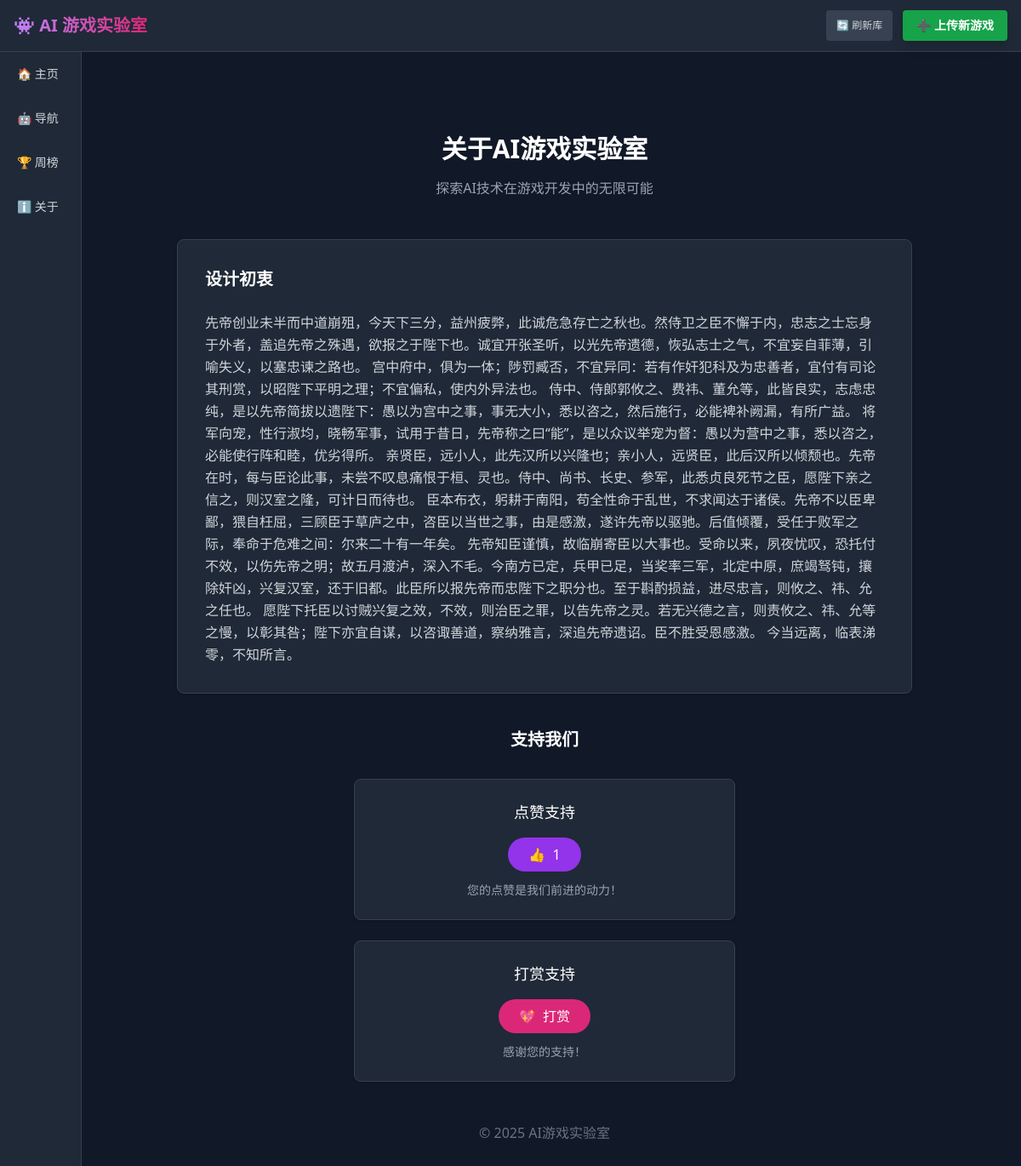
/about, run on the app's committed database.
### database.py (models this page shows)
class AboutConfig(Base):
    __tablename__ = "about_config"
    id = Column(Integer, primary_key=True, index=True)
    purpose = Column(Text, default="")  # 设计初衷
    reward_enabled = Column(Integer, default=1)  # 打赏开关：0=关闭, 1=开启
    reward_image_url = Column(String, default="")  # 打赏图片URL
    reward_description = Column(String, default="感谢您的支持！")  # 打赏描述
    created_at = Column(DateTime, default=datetime.utcnow)
    updated_at = Column(DateTime, default=datetime.utcnow, onupdate=datetime.utcnow)

### routers/about.py (the view)
@router.get("/about", response_class=HTMLResponse)
async def about_page(request: Request, db: Session = Depends(get_db)):
    about_config = db.query(AboutConfig).first()
    if not about_config:
        about_config = AboutConfig(
            purpose="这是一个AI游戏实验室，旨在探索AI技术在游戏开发中的应用。",
            reward_enabled=1,
            reward_image_url="",
            reward_description="感谢您的支持！"
        )
        db.add(about_config)
        db.commit()
        db.refresh(about_config)
    like_count = db.query(Like).count()
    return templates.TemplateResponse(
        "about.html",
        {
            "request": request,
            "about_config": about_config,
            "like_count": like_count
        }
    )

### templates/about.html (shortened to what this page needs)
{% extends "base.html" %}
{% block content %}
    <div class="max-w-4xl mx-auto px-4 py-16">
        <div class="text-center mb-12">
            <h1 class="text-3xl font-bold mb-4 text-white">关于AI游戏实验室</h1>
            <p class="text-gray-400">探索AI技术在游戏开发中的无限可能</p>
        </div>
        <div class="space-y-10">
            <div class="bg-gray-800 rounded-lg p-8 border border-gray-700 shadow">
                <h2 class="text-xl font-semibold mb-6 text-white">设计初衷</h2>
                <div class="text-gray-300 leading-relaxed space-y-4">
                    {{ about_config.purpose }}
                </div>
            </div>
            <div>
                <h2 class="text-xl font-semibold mb-8 text-center text-white">支持我们</h2>
                <div class="bg-gray-800 rounded-lg p-6 border border-gray-700 shadow max-w-md mx-auto">
                    <div class="text-center">
                        <h3 class="text-lg font-medium mb-4 text-white">点赞支持</h3>
                        <button id="like-button" class="bg-purple-600 hover:bg-purple-700 text-white font-medium py-2 px-6 rounded-full transition-colors duration-200 flex items-center gap-2 justify-center mx-auto mb-3">
                            <span>👍</span>
                            <span id="like-count">{{ like_count }}</span>
                        </button>
                        <p class="text-gray-400 text-sm">您的点赞是我们前进的动力！</p>
                    </div>
                </div>
                {% if about_config.reward_enabled %}
                <div class="bg-gray-800 rounded-lg p-6 border border-gray-700 shadow max-w-md mx-auto mt-6">
                    <div class="text-center">
                        <h3 class="text-lg font-medium mb-4 text-white">打赏支持</h3>
                        <button id="reward-button" class="bg-pink-600 hover:bg-pink-700 text-white font-medium py-2 px-6 rounded-full transition-colors duration-200 flex items-center gap-2 justify-center mx-auto mb-3">
                            <span>💖</span>
                            <span>打赏</span>
                        </button>
                        <p class="text-gray-400 text-sm">{{ about_config.reward_description }}</p>
                    </div>
                </div>
                {% endif %}
            </div>
        </div>
        <div class="text-center mt-12 text-gray-500">
            <p>© 2025 AI游戏实验室</p>
        </div>
    </div>
{% endblock %}

### data on the page
AboutConfig: purpose "先帝创业未半而中道崩殂，今天下三分，益州疲弊，此诚危急存亡之秋也。然侍卫之臣不懈于内，忠志之士忘身于外者，盖追先帝之殊遇，欲报之于陛下也。诚宜开张圣听，以光先帝遗德，恢弘志士之气，不宜妄自菲薄，引喻失义，以塞忠谏之路也。 宫中府中，俱为一体；陟罚臧否，不宜异同：若有作奸犯科及为忠善者，宜付有司论其刑赏，以昭陛下平明之理；不宜偏私，使内外异法也。 侍中、侍郎郭攸之、费祎、董允等，此皆良实，志虑忠纯，是以先帝简拔以遗陛下：愚以为宫中之事，事无大小，悉以咨之，然后施行，必能裨补阙漏，有所广益。 将军向宠，性行淑均，晓畅军事，试用于昔日，先帝称之曰“能”，是以众议举宠为督：愚以为营中之事，悉以咨之，必能使行阵和睦，优劣得所。 亲贤臣，远小人，此先汉所以兴隆也；亲小人，远贤臣，此后汉所以倾颓也。先帝在时，每与臣论此事，未尝不叹息痛恨于桓、灵也。侍中、尚书、长史、参军，此悉贞良死节之臣，愿陛下亲之信之，则汉室之隆，可计日而待也。 臣本布衣，躬耕于南阳，苟全性命于乱世，不求闻达于诸侯。先帝不以臣卑鄙，猥自枉屈，三顾臣于草庐之中，咨臣以当世之事，由是感激，遂许先帝以驱驰。后值倾覆，受任于败军之际，奉命于危难之间：尔来二十有一年矣。 先帝知臣谨慎，故临崩寄臣以大事也。受命以来，夙夜忧叹，恐托付不效，以伤先帝之明；故五月渡泸，深入不毛。今南方已定，兵甲已足，当奖率三军，北定中原，庶竭驽钝，攘除奸凶，兴复汉室，还于旧都。此臣所以报先帝而忠陛下之职分也。至于斟酌损益，进尽忠言，则攸之、祎、允之任也。…", reward_description "感谢您的支持！"

### other printed values
{{ like_count }} "1"
